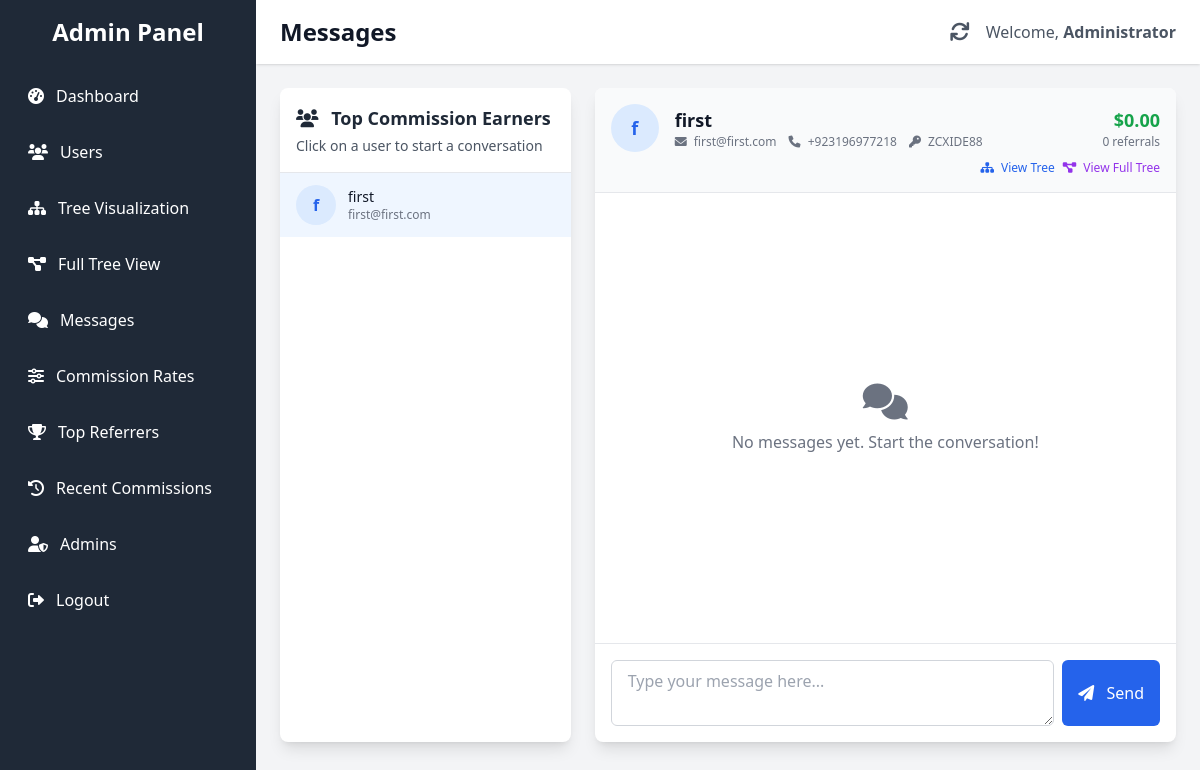
Page /admin/admin_messages.php?user_id=50 (signed in) on the committed database.
### tables this page shows
CREATE TABLE IF NOT EXISTS `users` (
  `id` int NOT NULL AUTO_INCREMENT,
  `full_name` varchar(100) NOT NULL,
  `email` varchar(100) NOT NULL,
  `referral_code` varchar(20) DEFAULT NULL,
  `referred_by` int DEFAULT NULL,
  `phone` varchar(20) NOT NULL,
  `password` varchar(255) NOT NULL,
  `registration_date` datetime NOT NULL,
  `last_login` datetime DEFAULT NULL,
  `status` enum('active','inactive','suspended') DEFAULT 'active',
  `admin_notes` text,
  `created_at` timestamp NULL DEFAULT CURRENT_TIMESTAMP,
  `login_count` int NOT NULL DEFAULT '0',
  PRIMARY KEY (`id`),
  UNIQUE KEY `email` (`email`)
);

### admin/admin_messages.php (the view, shortened to what this page needs)
<?php
$selectedUserId = isset($_GET['user_id']) ? intval($_GET['user_id']) : null;
$userInfo = null;
$chatHistory = [];
function getTopEarners($limit = 20)
{
  $conn = getConnection();
  $users = [];
  try {
    $result = $conn->query("
      SELECT
        u.id,
        u.full_name,
        u.email,
        u.phone,
        u.referral_code,
        COUNT(DISTINCT rt.user_id) as referral_count,
        COALESCE(SUM(tc.commission_amount), 0) as total_earnings,
        (SELECT COUNT(*) FROM admin_messages WHERE user_id = u.id AND sent_by = 'user' AND `read` = 0) as unread_count
      FROM
        users u
        LEFT JOIN referral_tree rt ON u.id = rt.parent_id
        LEFT JOIN tree_commissions tc ON u.id = tc.user_id
      GROUP BY
        u.id, u.full_name, u.email, u.phone, u.referral_code
      ORDER BY
        total_earnings DESC, referral_count DESC
      LIMIT $limit
    ");
    if ($result) {
      while ($row = $result->fetch_assoc()) {
        $users[] = $row;
      }
    }
    return $users;
  } catch (Exception $e) {
    error_log("Error getting top earners: " . $e->getMessage());
    return [];
  } finally {
    $conn->close();
  }
}
function getUserInfo($userId)
{
  $conn = getConnection();
  try {
    $stmt = $conn->prepare("
      SELECT
        u.id,
        u.full_name,
        u.email,
        u.phone,
        u.referral_code,
        (SELECT balance FROM wallets WHERE user_id = u.id) as balance,
        (SELECT COUNT(*) FROM referral_tree WHERE parent_id = u.id) as referral_count,
        (SELECT COALESCE(SUM(commission_amount), 0) FROM tree_commissions WHERE user_id = u.id) as total_earnings
      FROM
        users u
      WHERE
        u.id = ?
    ");
    $stmt->bind_param("i", $userId);
    $stmt->execute();
    $result = $stmt->get_result();
    if ($result && $row = $result->fetch_assoc()) {
      return $row;
    }
    return null;
  } catch (Exception $e) {
    error_log("Error getting user info: " . $e->getMessage());
    return null;
  } finally {
    $conn->close();
  }
}
function getChatHistory($userId)
{
  $conn = getConnection();
  $history = [];
  try {
    return $history;
  } catch (Exception $e) {
    error_log("Error getting chat history: " . $e->getMessage());
    return [];
  } finally {
    $conn->close();
  }
}
$topEarners = getTopEarners();
if ($selectedUserId) {
  $userInfo = getUserInfo($selectedUserId);
  if ($userInfo) {
    $chatHistory = getChatHistory($selectedUserId);
  }
}
?>
<!DOCTYPE html>
<html lang="en">
<head>
  <script src="https://cdn.tailwindcss.com"></script>
  <link rel="stylesheet" href="https://cdnjs.cloudflare.com/ajax/libs/font-awesome/6.0.0-beta3/css/all.min.css">
</head>
<body class="bg-gray-100">
  <div class="flex min-h-screen">
    <div class="w-64 bg-gray-800 text-white no-print">
      <div class="p-4">
        <h2 class="text-2xl font-semibold text-center mb-6">Admin Panel</h2>
        <nav>
          <ul class="space-y-2">
            <li>
              <a href="admin_dashboard.php" class="flex items-center p-3 text-white hover:bg-gray-700 rounded-lg group">
                <i class="fas fa-tachometer-alt mr-3"></i> Dashboard
              </a>
            </li>
            <li>
              <a href="admin_dashboard.php?tab=users" class="flex items-center p-3 text-white hover:bg-gray-700 rounded-lg group">
                <i class="fas fa-users mr-3"></i> Users
              </a>
            </li>
            <li>
              <a href="admin_dashboard.php?tab=visualization" class="flex items-center p-3 text-white hover:bg-gray-700 rounded-lg group">
                <i class="fas fa-sitemap mr-3"></i> Tree Visualization
              </a>
            </li>
            <li>
              <a href="admin_full_tree.php" class="flex items-center p-3 text-white hover:bg-gray-700 rounded-lg group">
                <i class="fas fa-project-diagram mr-3"></i> Full Tree View
              </a>
            </li>
            <li>
              <a href="admin_messages.php" class="flex items-center p-3 text-white hover:bg-gray-700 rounded-lg group">
                <i class="fas fa-comments mr-3"></i> Messages
              </a>
            </li>
            <li>
              <a href="admin_dashboard.php?tab=commission-rates" class="flex items-center p-3 text-white hover:bg-gray-700 rounded-lg group">
                <i class="fas fa-sliders-h mr-3"></i> Commission Rates
              </a>
            </li>
            <li>
              <a href="admin_dashboard.php?tab=top-referrers" class="flex items-center p-3 text-white hover:bg-gray-700 rounded-lg group">
                <i class="fas fa-trophy mr-3"></i> Top Referrers
              </a>
            </li>
            <li>
              <a href="admin_dashboard.php?tab=recent-commissions" class="flex items-center p-3 text-white hover:bg-gray-700 rounded-lg group">
                <i class="fas fa-history mr-3"></i> Recent Commissions
              </a>
            </li>
            <?php if (isset($_SESSION['admin_role']) && $_SESSION['admin_role'] === 'super_admin'): ?>
              <li>
                <a href="admin_dashboard.php?tab=admins" class="flex items-center p-3 text-white hover:bg-gray-700 rounded-lg group">
                  <i class="fas fa-user-shield mr-3"></i> Admins
                </a>
              </li>
            <?php endif; ?>
            <li class="mt-10">
              <a href="admin_logout.php" class="flex items-center p-3 text-white hover:bg-red-700 rounded-lg group">
                <i class="fas fa-sign-out-alt mr-3"></i> Logout
              </a>
            </li>
          </ul>
        </nav>
      </div>
    </div>
    <div class="flex-1 overflow-x-hidden">
      <header class="bg-white shadow">
        <div class="max-w-7xl mx-auto py-4 px-6 flex justify-between items-center">
          <h1 class="text-2xl font-bold text-gray-900">Messages</h1>
          <div class="flex items-center space-x-4">
            <a href="admin_messages.php" class="relative">
              <i class="fas fa-refresh text-xl text-gray-600 hover:text-gray-900"></i>
            </a>
            <span class="text-gray-600">
              Welcome, <span class="font-semibold"><?php echo htmlspecialchars($_SESSION['admin_name'] ?? 'Admin'); ?></span>
            </span>
          </div>
        </div>
      </header>
      <main class="max-w-7xl mx-auto py-6 px-6">
        <div class="flex flex-col md:flex-row gap-6">
          <div class="md:w-1/3 bg-white rounded-lg shadow-lg overflow-hidden">
            <div class="p-4 border-b border-gray-200">
              <h3 class="text-lg font-semibold text-gray-800">
                <i class="fas fa-users mr-2"></i> Top Commission Earners
              </h3>
              <p class="text-sm text-gray-600 mt-1">Click on a user to start a conversation</p>
            </div>
            <div class="overflow-y-auto" style="max-height: calc(100vh - 200px);">
              <ul class="divide-y divide-gray-200">
                <?php foreach ($topEarners as $user): ?>
                  <li>
                    <a href="?user_id=<?php echo $user['id']; ?>" class="block hover:bg-gray-50 transition-colors <?php echo ($selectedUserId == $user['id']) ? 'bg-blue-50' : ''; ?>">
                      <div class="flex items-center px-4 py-3">
                        <div class="flex-shrink-0 h-10 w-10 bg-blue-100 rounded-full flex items-center justify-center">
                          <span class="text-blue-600 font-semibold">
                            <?php echo substr($user['full_name'], 0, 1); ?>
                          </span>
                        </div>
                        <div class="ml-3 flex-1">
                          <div class="flex items-center justify-between">
                            <p class="text-sm font-medium text-gray-900"><?php echo htmlspecialchars($user['full_name']); ?></p>
                          </div>
                          <p class="text-xs text-gray-500 truncate"><?php echo htmlspecialchars($user['email']); ?></p>
                        </div>
                      </div>
                    </a>
                  </li>
                <?php endforeach; ?>
              </ul>
            </div>
          </div>
          <div class="md:w-2/3 bg-white rounded-lg shadow-lg overflow-hidden">
            <?php if ($userInfo): ?>
              <div class="p-4 border-b border-gray-200 bg-gray-50">
                <div class="flex items-center">
                  <div class="flex-shrink-0 h-12 w-12 bg-blue-100 rounded-full flex items-center justify-center">
                    <span class="text-blue-600 font-semibold text-lg">
                      <?php echo substr($userInfo['full_name'], 0, 1); ?>
                    </span>
                  </div>
                  <div class="ml-4 flex-1">
                    <h4 class="text-lg font-semibold text-gray-900"><?php echo htmlspecialchars($userInfo['full_name']); ?></h4>
                    <div class="flex flex-wrap text-xs text-gray-500 gap-3">
                      <span><i class="fas fa-envelope mr-1"></i> <?php echo htmlspecialchars($userInfo['email']); ?></span>
                      <?php if (!empty($userInfo['phone'])): ?>
                        <span><i class="fas fa-phone mr-1"></i> <?php echo htmlspecialchars($userInfo['phone']); ?></span>
                      <?php endif; ?>
                      <span><i class="fas fa-key mr-1"></i> <?php echo htmlspecialchars($userInfo['referral_code']); ?></span>
                    </div>
                  </div>
                  <div class="text-right">
                    <div class="text-lg font-semibold text-green-600">$<?php echo number_format($userInfo['total_earnings'], 2); ?></div>
                    <div class="text-xs text-gray-500"><?php echo number_format($userInfo['referral_count']); ?> referrals</div>
                  </div>
                </div>
                <div class="mt-2 flex gap-2 justify-end">
                  <a href="admin_user_tree.php?id=<?php echo $userInfo['id']; ?>" class="text-xs text-blue-600 hover:text-blue-900">
                    <i class="fas fa-sitemap mr-1"></i> View Tree
                  </a>
                  <a href="admin_full_tree.php?id=<?php echo $userInfo['id']; ?>" class="text-xs text-purple-600 hover:text-purple-900">
                    <i class="fas fa-project-diagram mr-1"></i> View Full Tree
                  </a>
                </div>
              </div>
              <div class="chat-container p-4" id="chat-container">
                <?php if (empty($chatHistory)): ?>
                  <div class="flex items-center justify-center h-full">
                    <div class="text-center text-gray-500">
                      <i class="fas fa-comments text-4xl mb-2"></i>
                      <p>No messages yet. Start the conversation!</p>
                    </div>
                  </div>
                <?php endif; ?>
              </div>
              <div class="p-4 border-t border-gray-200">
                <form action="" method="POST">
                  <div class="flex gap-2">
                    <textarea name="message_text" class="flex-1 px-4 py-2 border border-gray-300 rounded-md focus:outline-none focus:ring-2 focus:ring-blue-500" rows="2" placeholder="Type your message here..." required></textarea>
                    <button type="submit" name="send_message" class="px-4 py-2 bg-blue-600 text-white rounded-md hover:bg-blue-700 focus:outline-none focus:ring-2 focus:ring-offset-2 focus:ring-blue-500">
                      <i class="fas fa-paper-plane mr-2"></i> Send
                    </button>
                  </div>
                </form>
              </div>
            <?php endif; ?>
          </div>
        </div>
      </main>
    </div>
  </div>
</body>
</html>

### admin/admin_messages.php (style rules this page uses)
.chat-container { height: calc(100vh - 350px); min-height: 300px; overflow-y: auto; }

### rows in the picture
users: full_name "f", full_name "first", email "first@first.com", phone "+923196977218", referral_code "ZCXIDE88"

### other values in the picture
$_SESSION['admin_name'] "Administrator"
$userInfo['total_earnings'] "0.00"
$userInfo['referral_count'] "0"
